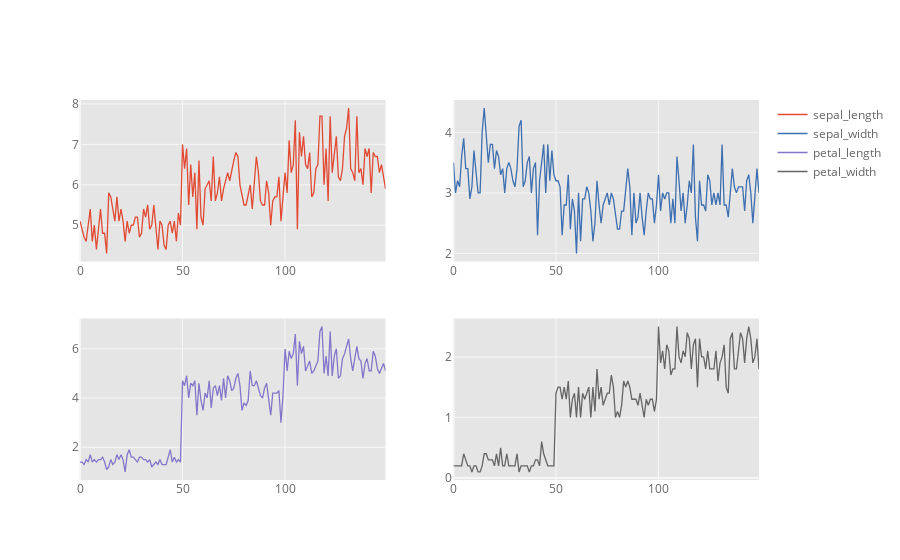

This figure's notebook cell:
### Code cell
df11.iplot(subplots=True)

### Figure 1 — Plotly figure (JSON) as saved in the notebook; plotly's stock layout.template omitted (floating-point values rounded to 4 significant figures; data arrays with more than 128 entries replaced by an {"elided": "..."} marker saying what was removed)
{"data": [{"line": {"color": "rgba(226, 74, 51, 1.0)", "dash": "solid", "shape": "linear", "width": 1.3}, "mode": "lines", "name": "sepal_length", "text": "", "type": "scatter", "x": {"elided": "150 int values"}, "xaxis": "x", "y": {"elided": "150 float values"}, "yaxis": "y"}, {"line": {"color": "rgba(62, 111, 176, 1.0)", "dash": "solid", "shape": "linear", "width": 1.3}, "mode": "lines", "name": "sepal_width", "text": "", "type": "scatter", "x": {"elided": "150 int values"}, "xaxis": "x2", "y": {"elided": "150 float values"}, "yaxis": "y2"}, {"line": {"color": "rgba(132, 118, 202, 1.0)", "dash": "solid", "shape": "linear", "width": 1.3}, "mode": "lines", "name": "petal_length", "text": "", "type": "scatter", "x": {"elided": "150 int values"}, "xaxis": "x3", "y": {"elided": "150 float values"}, "yaxis": "y3"}, {"line": {"color": "rgba(101, 101, 101, 1.0)", "dash": "solid", "shape": "linear", "width": 1.3}, "mode": "lines", "name": "petal_width", "text": "", "type": "scatter", "x": {"elided": "150 int values"}, "xaxis": "x4", "y": {"elided": "150 float values"}, "yaxis": "y4"}], "layout": {"legend": {"bgcolor": "#FFFFFF", "font": {"color": "#666666"}}, "paper_bgcolor": "#FFFFFF", "plot_bgcolor": "#E5E5E5", "title": {"font": {"color": "#151516"}}, "xaxis": {"anchor": "y", "domain": [0, 0.45], "gridcolor": "#F6F6F6", "showgrid": true, "tickfont": {"color": "#666666"}, "title": {"font": {"color": "#666666"}, "text": ""}, "zerolinecolor": "#F6F6F6"}, "xaxis2": {"anchor": "y2", "domain": [0.55, 1], "gridcolor": "#F6F6F6", "showgrid": true, "tickfont": {"color": "#666666"}, "title": {"font": {"color": "#666666"}, "text": ""}, "zerolinecolor": "#F6F6F6"}, "xaxis3": {"anchor": "y3", "domain": [0, 0.45], "gridcolor": "#F6F6F6", "showgrid": true, "tickfont": {"color": "#666666"}, "title": {"font": {"color": "#666666"}, "text": ""}, "zerolinecolor": "#F6F6F6"}, "xaxis4": {"anchor": "y4", "domain": [0.55, 1], "gridcolor": "#F6F6F6", "showgrid": true, "tickfont": {"color": "#666666"}, "title": {"font": {"color": "#666666"}, "text": ""}, "zerolinecolor": "#F6F6F6"}, "yaxis": {"anchor": "x", "domain": [0.575, 1], "gridcolor": "#F6F6F6", "showgrid": true, "tickfont": {"color": "#666666"}, "title": {"font": {"color": "#666666"}, "text": ""}, "zerolinecolor": "#F6F6F6"}, "yaxis2": {"anchor": "x2", "domain": [0.575, 1], "gridcolor": "#F6F6F6", "showgrid": true, "tickfont": {"color": "#666666"}, "title": {"font": {"color": "#666666"}, "text": ""}, "zerolinecolor": "#F6F6F6"}, "yaxis3": {"anchor": "x3", "domain": [0, 0.425], "gridcolor": "#F6F6F6", "showgrid": true, "tickfont": {"color": "#666666"}, "title": {"font": {"color": "#666666"}, "text": ""}, "zerolinecolor": "#F6F6F6"}, "yaxis4": {"anchor": "x4", "domain": [0, 0.425], "gridcolor": "#F6F6F6", "showgrid": true, "tickfont": {"color": "#666666"}, "title": {"font": {"color": "#666666"}, "text": ""}, "zerolinecolor": "#F6F6F6"}}}
